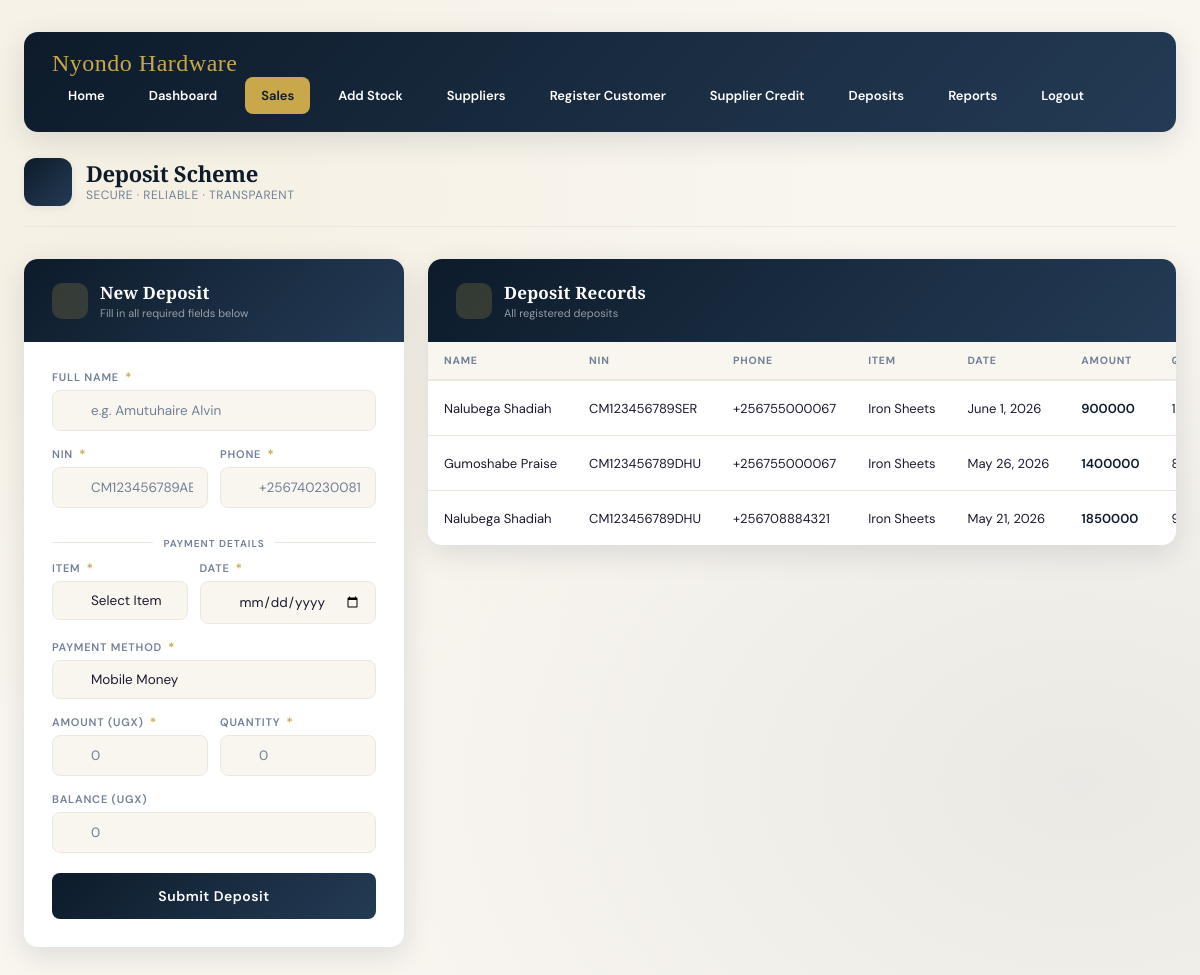
Page /deposit/ (signed in) on the committed database.
### hardwareapp/models.py (models this page shows)
class Deposit(models.Model):
    amount = models.DecimalField(max_digits=10, decimal_places=1, default=0)
    name = models.CharField(max_length=100)
    phone = models.CharField(max_length=13)
    method = models.CharField(max_length=100)
    item_name = models.CharField(max_length=100)
    nin = models.CharField(max_length=100, default="N/A")
    quantity = models.IntegerField()
    glass_type = models.CharField(max_length=100, blank=True, null=True)
    balance = models.DecimalField(max_digits=10, decimal_places=1, default=0)
    date = models.DateField(default=timezone.now)
    created_at = models.DateTimeField(auto_now_add=True)

### hardwareapp/views.py (the view, shortened to what this page needs)
# urls.py: path('deposit/', views.deposit, name='deposit'),
@login_required
def deposit(request):
    deposits = Deposit.objects.all().order_by("-id")
    return render(request, "deposit.html", {
        "deposits": deposits
    })

### hardwareapp/templates/deposit.html (shortened to what this page needs)
<!doctype html>
<html lang="en">
  <head>
  </head>
  <body>
    {% load static %}
    <nav class="top-nav">
      <div class="nav-logo">Nyondo Hardware</div>
      <div class="nav-links">
        <a href="{% url 'index' %}">Home</a>
        <a href="{% url 'dash' %}">Dashboard</a>
        <a href="{% url 'sales' %}" class="active">Sales</a>
        <a href="{% url 'stock' %}">Add Stock</a>
        <a href="{% url 'supplier' %}">Suppliers</a>
        <a href="{% url 'register' %}">Register Customer</a>
        <a href="{% url 'credit' %}">Supplier Credit</a>
        <a href="{% url 'deposit' %}">Deposits</a>
        <a href="{% url 'reports' %}">Reports</a>
        <a
          href="{% url 'logout' %}"
          onclick="return confirm('Are you sure you want to log out?');"
        >
          Logout
        </a>
      </div>
    </nav>
    <div class="page-header">
      <div class="brand">
        <div class="brand-icon"></div>
        <div class="brand-text">
          <h1>Deposit Scheme</h1>
          <p>Secure &middot; Reliable &middot; Transparent</p>
        </div>
      </div>
    </div>
    <div class="layout">
      <div class="card">
        <div class="card-header">
          <div class="card-header-icon"></div>
          <div>
            <h2>New Deposit</h2>
            <p>Fill in all required fields below</p>
          </div>
        </div>
        <div class="form-body">
          <form method="POST" id="deposit-form" novalidate>
            <div class="field-group">
              <label>Full Name <span class="req">*</span></label>
              <div class="input-wrap">
                <input
                  type="text"
                  name="name"
                  placeholder="e.g. Amutuhaire Alvin"
                  required
                />
              </div>
            </div>
            <div class="field-row">
              <div class="field-group">
                <label>NIN <span class="req">*</span></label>
                <div class="input-wrap">
                  <input
                    type="text"
                    name="nin"
                    maxlength="14"
                    minlength="14"
                    placeholder="CM123456789AB"
                    pattern="^(CM|CF)[A-Z0-9]{12}$"
                    title="NIN must be 14 chars (CM or CF + 12)"
                    required
                  />
                </div>
              </div>
              <div class="field-group">
                <label>Phone <span class="req">*</span></label>
                <div class="input-wrap">
                  <input
                    type="text"
                    name="phone"
                    placeholder="+256740230081"
                    pattern="^\+256[0-9]{9}$"
                    maxlength="13"
                    title="Format: +256XXXXXXXXX"
                    required
                  />
                </div>
              </div>
            </div>
            <div class="form-divider"></div>
            <div class="field-row">
              <div class="field-group">
                <label>Item <span class="req">*</span></label>
                <div class="input-wrap">
                  <select name="item_name" required>
                    <option value="">Select Item</option>
                  </select>
                </div>
              </div>
              <div class="field-group">
                <label>Date <span class="req">*</span></label>
                <div class="input-wrap">
                  <input type="date" name="date" required />
                </div>
              </div>
            </div>
            <div class="field-group">
              <label>Payment Method <span class="req">*</span></label>
              <div class="input-wrap">
                <select name="method" required>
                  <option>Mobile Money</option>
                </select>
              </div>
            </div>
            <div class="field-row">
              <div class="field-group">
                <label>Amount (UGX) <span class="req">*</span></label>
                <div class="input-wrap">
                  <input
                    type="number"
                    name="amount"
                    min="1"
                    placeholder="0"
                    required
                  />
                </div>
              </div>
              <div class="field-group">
                <label>Quantity <span class="req">*</span></label>
                <div class="input-wrap">
                  <input
                    type="number"
                    name="quantity"
                    min="1"
                    placeholder="0"
                    required
                  />
                </div>
              </div>
            </div>
            <div class="field-group">
              <label>Balance (UGX)</label>
              <div class="input-wrap">
                <input type="number" name="balance" min="0" placeholder="0" />
              </div>
            </div>
            <button type="submit" class="btn-submit">Submit Deposit</button>
          </form>
        </div>
      </div>
      <div class="card">
        <div class="card-header">
          <div class="card-header-icon"></div>
          <div>
            <h2>Deposit Records</h2>
            <p>All registered deposits</p>
          </div>
        </div>
        <div class="table-wrapper">
          <table id="depositTable">
            <thead>
              <tr>
                <th>Name</th>
                <th>NIN</th>
                <th>Phone</th>
                <th>Item</th>
                <th>Date</th>
                <th>Amount</th>
                <th>Qty</th>
              </tr>
            </thead>
            <tbody>
              {% for d in deposits %}
              <tr>
                <td>{{ d.name }}</td>
                <td><span class="nin-badge">{{ d.nin }}</span></td>
                <td>{{ d.phone }}</td>
                <td><span class="item-badge">{{ d.item_name }}</span></td>
                <td>{{ d.date }}</td>
                <td class="amount-cell">{{ d.amount|floatformat:0 }}</td>
                <td>{{ d.quantity }}</td>
              </tr>
              {% endfor %}
            </tbody>
          </table>
        </div>
      </div>
    </div>
  </body>
</html>

### rows in the picture
Deposit: name "Nalubega Shadiah", nin "CM123456789SER", phone "+256755000067", item_name "Iron Sheets", date "June 1, 2026", amount "900000"
Deposit: name "Gumoshabe Praise", nin "CM123456789DHU", phone "+256755000067", item_name "Iron Sheets", date "May 26, 2026", amount "1400000"
Deposit: name "Nalubega Shadiah", nin "CM123456789DHU", phone "+256708884321", item_name "Iron Sheets", date "May 21, 2026", amount "1850000"
